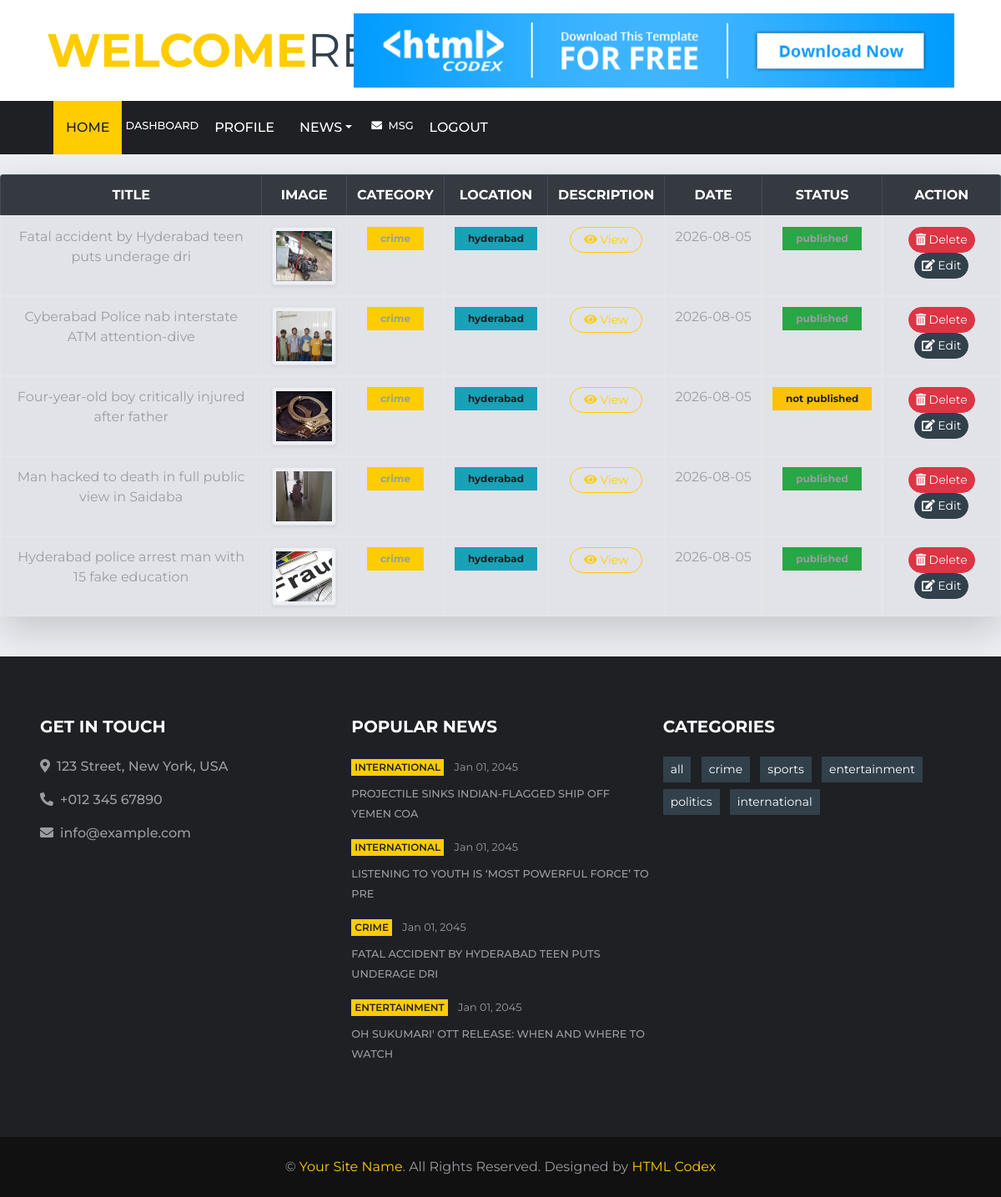
/db.php?myn (signed in), run on the app's committed database.
### tables this page shows
CREATE TABLE `news_table` (
  `nid` int(5) NOT NULL,
  `heading` varchar(50) NOT NULL,
  `n_category_id` int(5) NOT NULL,
  `n_location_id` int(5) NOT NULL,
  `description` varchar(5000) NOT NULL,
  `reporter_id` int(5) NOT NULL,
  `news_image` varchar(50) NOT NULL,
  `posted_date` date NOT NULL DEFAULT current_timestamp(),
  `views` int(5) NOT NULL,
  `is_delete` int(5) NOT NULL DEFAULT 0,
  `is_publish` int(5) NOT NULL DEFAULT 0,
  `is_breaking` int(5) NOT NULL DEFAULT 0
);

CREATE TABLE `category` (
  `cat_id` int(5) NOT NULL,
  `category` text NOT NULL
);

CREATE TABLE `location` (
  `loc_id` int(5) NOT NULL,
  `location` text NOT NULL
);

### mynews.php (the view, shortened to what this page needs)
<?php
$uid=$_SESSION['uid'];
 $lid=$_SESSION['lid'];
 $cid=$_SESSION['cid'];
$sql="select * from user_details where uid='$uid'";
$result=mysqli_query($conn,$sql);
$arr=mysqli_fetch_array($result);
 if($arr['role']=='admin')
    {
        include "admin_header.php";
    }
    elseif($arr['role']=='editor')
        {
           include "editor_header.php";
        }
        elseif($arr['role']=='reporter')
        {
            include "reporter_header.php";
        }
        elseif($arr['role']=='member')
        {
            include "member_header.php";
        }
        $sql2="select * from news_table
        INNER JOIN location ON news_table.n_location_id=location.loc_id
        INNER JOIN category ON news_table.n_category_id=category.cat_id
        where news_table.n_category_id='$cid' and news_table.n_location_id='$lid'and is_delete=0 ";
        $result2=mysqli_query($conn,$sql2);
?>
<div class="table-responsive shadow-lg rounded">
<table class="table table-hover table-striped table-bordered align-middle text-center mb-0">
    <thead class="table-dark">
        <tr>
            <th class="text-uppercase">Title</th>
            <th class="text-uppercase">Image</th>
            <th class="text-uppercase">Category</th>
            <th class="text-uppercase">Location</th>
            <th class="text-uppercase">Description</th>
            <th class="text-uppercase">Date</th>
            <th class="text-uppercase">Status</th>
            <th class="text-uppercase">Action</th>
        </tr>
    </thead>
    <?php foreach($result2 as $row) {?>
    <?php
    $stat=$row['is_publish'];
        if($stat==0)
        {
        $status="not published";}
        elseif($stat==1)
        {
          $status="published";  }
    ?>
    <tbody>
        <tr>
            <td scope="col" class="fw-semibold text-start"><?php echo $row['heading'] ?></td>
            <td scope="col">
                <img src="<?php echo $row['news_image'] ?>" class="img-thumbnail rounded shadow-sm" style="width:90px;height:70px;object-fit:cover;">
            </td>
            <td scope="col">
                <span class="badge bg-primary px-3 py-2"><?php echo $row['category'] ?></span>
            </td>
            <td scope="col">
                <span class="badge bg-info text-dark px-3 py-2"><?php echo $row['location'] ?></span>
            </td>
            <td scope="col">
                <a href="db.php?vnid=<?php echo $row['nid'] ?>" class="btn btn-outline-primary btn-sm rounded-pill px-3">
                    <i class="fas fa-eye me-1"></i> View
                </a>
            </td>
            <td scope="col" class="text-nowrap">
                <?php echo $row['posted_date'] ?>
            </td>
            <td scope="col">
                <?php if($stat==1){ ?>
                    <span class="badge bg-success px-3 py-2"><?php echo $status ?></span>
                <?php } else { ?>
                    <span class="badge bg-warning text-dark px-3 py-2"><?php echo $status ?></span>
                <?php } ?>
            </td>
            <td scope="col">
                <a href="db.php?delnews=<?php echo $row['nid'] ?>" class="btn btn-danger btn-sm me-2 rounded-pill">
                    <i class="fas fa-trash-alt me-1"></i> Delete
                </a>
                <a href="db.php?editnews=<?php echo $row['nid'] ?>" class="btn btn-secondary btn-sm rounded-pill">
                    <i class="fas fa-edit me-1"></i> Edit
                </a>
            </td>
        </tr>
    </tbody>
    <?php }?>
</table>
</div>
<?php
include "footer.php";
?>

### db.php (shortened to what this page needs)
<?php
$conn= mysqli_connect("localhost","root","","news");
    if(isset($_GET['myn']))
    {
        if(isset($_SESSION['uid']))
        {
            require "mynews.php";
        }
        else
        {
            $msg="you are not logged in please signup or login ";
            require "signin.php";
        }
    }
?>

### reporter_header.php (shortened to what this page needs)
<!DOCTYPE html>
<html lang="en">
<head>
    <link href="https://cdnjs.cloudflare.com/ajax/libs/font-awesome/5.15.0/css/all.min.css" rel="stylesheet">
    <link href="lib/owlcarousel/assets/owl.carousel.min.css" rel="stylesheet">
    <link href="css/style.css" rel="stylesheet">
</head>
<body>
    <div class="container-fluid d-none d-lg-block">
        <div class="row align-items-center bg-white py-3 px-lg-5">
            <div class="col-lg-4">
                <a href="index.html" class="navbar-brand p-0 d-none d-lg-block">
                    <h1 class="m-0 display-4 text-uppercase text-primary">Welcome<span class="text-secondary font-weight-normal">Reporter</span></h1>
                </a>
            </div>
            <div class="col-lg-8 text-center text-lg-right">
                <a href="https://htmlcodex.com/downloading/?item=1541"><img class="img-fluid" src="img/ads-728x90.png" alt=""></a>
            </div>
        </div>
    </div>
    <div class="container-fluid p-0">
        <nav class="navbar navbar-expand-lg bg-dark navbar-dark py-2 py-lg-0 px-lg-5">
            <div class="collapse navbar-collapse justify-content-between px-0 px-lg-3" id="navbarCollapse">
                <div class="navbar-nav mr-auto py-0">
                    <a href="db.php?memindex" class="nav-item nav-link active">Home</a>
                    <a href="db.php?dash" class="nav-link px-1 text-nowrap small">Dashboard</a>
                    <a href="db.php?profile" class="nav-item nav-link">Profile</a>
                   <div class="nav-item dropdown">
                        <a href="#" class="nav-link dropdown-toggle" data-toggle="dropdown">News</a>
                    </div>
                    <a href="db.php?message" class="nav-link px-1 text-nowrap small position-relative">
                        <i class="fas fa-envelope me-1 m-1"></i> MSG
                    </a>
                    <a href="db.php?logout" class="nav-item nav-link">logout</a>
                </div>
            </div>
        </nav>
    </div>

### footer.php (shortened to what this page needs)
    <div class="container-fluid bg-dark pt-5 px-sm-3 px-md-5 mt-5">
        <div class="row py-4">
            <div class="col-lg-4 col-md-6 mb-5">
                <h5 class="mb-4 text-white text-uppercase font-weight-bold">Get In Touch</h5>
                <p class="font-weight-medium"><i class="fa fa-map-marker-alt mr-2"></i>123 Street, New York, USA</p>
                <p class="font-weight-medium"><i class="fa fa-phone-alt mr-2"></i>+012 345 67890</p>
                <p class="font-weight-medium"><i class="fa fa-envelope mr-2"></i>info@example.com</p>
            </div>
            <div class="col-lg-4 col-md-6 mb-5">
            <?php
            $conn= mysqli_connect("localhost","root","","news");
            $sql = "SELECT news_table.*, category.*, COUNT(likes.like_id) AS total_likes
                    FROM news_table
                    LEFT JOIN likes
                        ON news_table.nid = likes.news_id
                    INNER JOIN category
                        ON news_table.n_category_id = category.cat_id
                    GROUP BY news_table.nid
                    ORDER BY total_likes DESC
                    LIMIT 4";
                $result = mysqli_query($conn, $sql);
            ?>
                <h5 class="mb-4 text-white text-uppercase font-weight-bold">Popular News</h5>
                <?php foreach($result as $row){?>
                <div class="mb-3">
                    <div class="mb-2">
                        <a class="badge badge-primary text-uppercase font-weight-semi-bold p-1 mr-2" href=""><?php echo $row['category'] ?></a>
                        <a class="text-body" href=""><small>Jan 01, 2045</small></a>
                    </div>
                    <a class="small text-body text-uppercase font-weight-medium" href="db.php?singlenews2=<?php echo $row['nid'] ?>"><?php echo $row['heading'] ?></a>
                </div>
                <?php } ?>
            </div>
            <div class="col-lg-4 col-md-6 mb-5">
                <h5 class="mb-4 text-white text-uppercase font-weight-bold">Categories</h5>
                <?php
                    $sqlc = "select * from category";
                    $resultc = mysqli_query($conn, $sqlc);
                ?>
                <div class="m-n1">
                    <?php foreach($resultc as $rowc)  { ?>
                    <a href="index.php?catcat=<?php echo $rowc['category'] ?>" class="btn btn-sm btn-secondary m-1"><?php echo $rowc['category'] ?></a>
                    <?php }?>
                </div>
            </div>
        </div>
    </div>
    <div class="container-fluid py-4 px-sm-3 px-md-5" style="background: #111111;">
        <p class="m-0 text-center">&copy; <a href="#">Your Site Name</a>. All Rights Reserved.
        Designed by <a href="https://htmlcodex.com">HTML Codex</a></p>
    </div>
</body>
</html>

### data on the page
news_table: heading "Fatal accident by Hyderabad teen puts underage dri", news_image (picture), n_category.category "crime", location.location "hyderabad", posted_date "2026-08-05", is_publish "published", n_category.category "CRIME", heading "FATAL ACCIDENT BY HYDERABAD TEEN PUTS UNDERAGE DRI"
news_table: heading "Cyberabad Police nab interstate ATM attention-dive", news_image (picture), n_category.category "crime", location.location "hyderabad", posted_date "2026-08-05", is_publish "published"
news_table: heading "Four-year-old boy critically injured after father", news_image (picture), n_category.category "crime", location.location "hyderabad", posted_date "2026-08-05", is_publish "not published"
news_table: heading "Man hacked to death in full public view in Saidaba", news_image (picture), n_category.category "crime", location.location "hyderabad", posted_date "2026-08-05", is_publish "published"
news_table: heading "Hyderabad police arrest man with 15 fake education", news_image (picture), n_category.category "crime", location.location "hyderabad", posted_date "2026-08-05", is_publish "published"
news_table: n_category.category "INTERNATIONAL", heading "PROJECTILE SINKS INDIAN-FLAGGED SHIP OFF YEMEN COA"
news_table: n_category.category "INTERNATIONAL", heading "LISTENING TO YOUTH IS ‘MOST POWERFUL FORCE’ TO PRE"
news_table: n_category.category "ENTERTAINMENT", heading "OH SUKUMARI' OTT RELEASE: WHEN AND WHERE TO WATCH"
category: category "all"
category: category "crime"
category: category "sports"
category: category "entertainment"
category: category "politics"
category: category "international"
